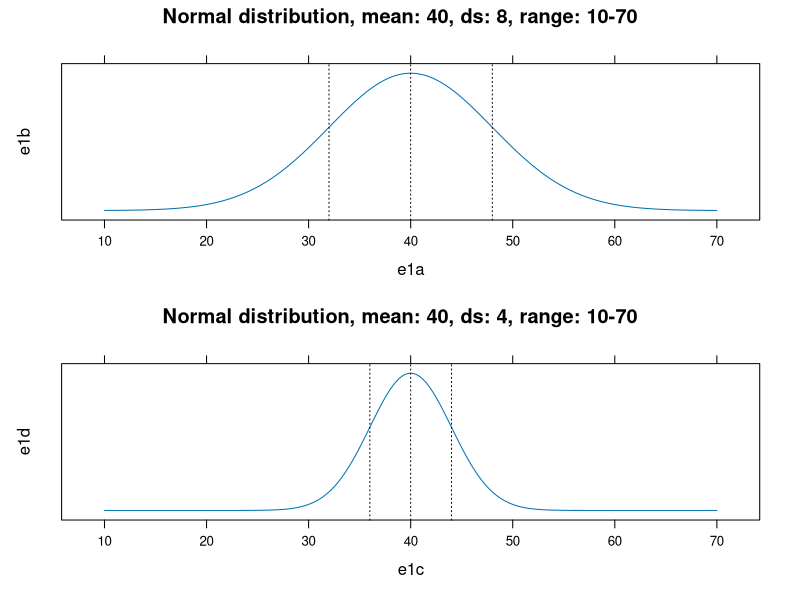
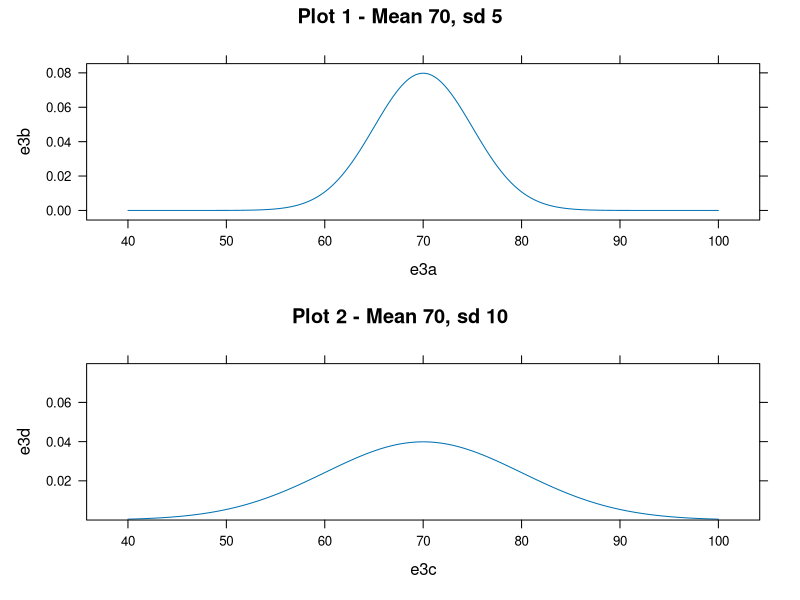
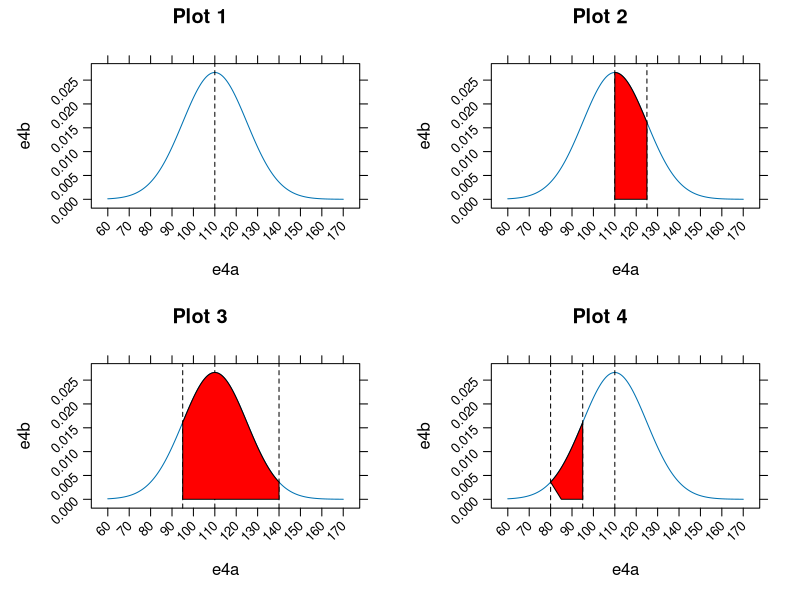

Write R code to recreate these figures, in order.
## ---- chunk 1
knitr::opts_chunk$set(cache=TRUE, warning=FALSE, message=FALSE, fig.width=12)
## ---- chunk 2
library(lattice)
library(knitr)
## ---- chunk 3

set.seed(123)
e1a <- seq(10, 70,length = 10000)
e1b <- dnorm(e1a, mean = 40, sd = 8)
## ---- chunk 4
plote1 <- xyplot(e1b ~ e1a,
       type = "l",
       horizontal = FALSE,
       scales = list(y = list(at = NULL)),
       main = "Normal distribution, mean: 40, ds: 8, range: 10-70",
       panel = function(x, ...) {
               panel.xyplot(x, ...)
               vlines <- c(32, 40, 48)
               panel.abline( v = vlines, lty = 3)
       })
## ---- chunk 5
set.seed(123)
e1c <- seq(10, 70,length = 10000)
e1d <- dnorm(e1c, mean = 40, sd = 4)
## ---- chunk 6
plote2 <- xyplot(e1d ~ e1c,
       type = "l",
       horizontal = FALSE,
       scales = list(y = list(at = NULL)),
       main = "Normal distribution, mean: 40, ds: 4, range: 10-70",
       panel = function(x, ...) {
               panel.xyplot(x, ...)
               vlines <- c(36, 40, 44)
               panel.abline( v = vlines, lty = 3)
       })

## position: (a, b, c, d) b: height from the top; d: height from the bottom

print(plote1, position=c(0, .5, 1, 1), more=TRUE)
print(plote2, position=c(0, 0, 1, .5))
## ---- chunk 7
e3a <- seq(40, 100, length = 1000)
e3b <- dnorm(e3a, 70, 5)
plot_e3a <- xyplot(e3b ~ e3a,
                   type = "l",
                   main = "Plot 1 - Mean 70, sd 5")

e3c <- seq(40, 100, length = 1000)
e3d <- dnorm(e3a, 70, 10)
plot_e3b <- xyplot(e3d ~ e3c,
                   type = "l",
                   main = "Plot 2 - Mean 70, sd 10",
                   ylim = range(e3b))
                   

print(plot_e3a, position = c(0, .5, 1, 1), more = TRUE)
print(plot_e3b, position = c(0, 0, 1, 0.5))
## ---- chunk 8
e4a <- seq(60, 170, length = 10000)
e4b <- dnorm(e4a, 110, 15)

plot_e4a <- xyplot(e4b ~ e4a,
       type = "l",
       main = "Plot 1",
       scales = list(x = list(at = seq(60, 170, 10)), rot = 45),
       panel = function(x, ...){
               panel.xyplot(x, ...)
               panel.abline(v = 110, lty = 2)
       })

plot_e4b <- xyplot(e4b ~ e4a,
       type = "l",
       main = "Plot 2",
       scales = list(x = list(at = seq(60, 170, 10)), rot = 45),
       panel = function(x,y, ...){
               panel.xyplot(x,y, ...)
               panel.abline( v = c(110, 125), lty = 2)
               
               xx <- c(110, x[x>=110 & x<=125], 125) 
               yy <- c(0,   y[x>=110 & x<=125], 0) 
               panel.polygon(xx,yy, ..., col='red')
       })

plot_e4c <- xyplot(e4b ~ e4a,
       type = "l",
       main = "Plot 3",
       scales = list(x = list(at = seq(60, 170, 10)), rot = 45),
       panel = function(x,y, ...){
               panel.xyplot(x,y, ...)
               panel.abline( v = c(95, 110, 140), lty = 2)
               
               xx <- c(95, x[x>=95 & x<=140], 140) 
               yy <- c(0,   y[x>=95 & x<=140], 0) 
               panel.polygon(xx,yy, ..., col='red')
       })

plot_e4d <- xyplot(e4b ~ e4a,
       type = "l",
       main = "Plot 4",
       scales = list(x = list(at = seq(60, 170, 10)), rot = 45),
       panel = function(x,y, ...){
               panel.xyplot(x,y, ...)
               panel.abline( v = c(80, 95, 110), lty = 2)
               
               xx <- c(85, x[x>=80 & x<=95], 95) 
               yy <- c(0,   y[x>=80 & x<=95], 0) 
               panel.polygon(xx,yy, ..., col='red')
       })

print(plot_e4a, split = c(1, 1, 2, 2), more = TRUE)
print(plot_e4b, split = c(2, 1, 2, 2), more = TRUE)
print(plot_e4c, split = c(1, 2, 2, 2), more = TRUE)
print(plot_e4d, split = c(2, 2, 2, 2), more = FALSE)
